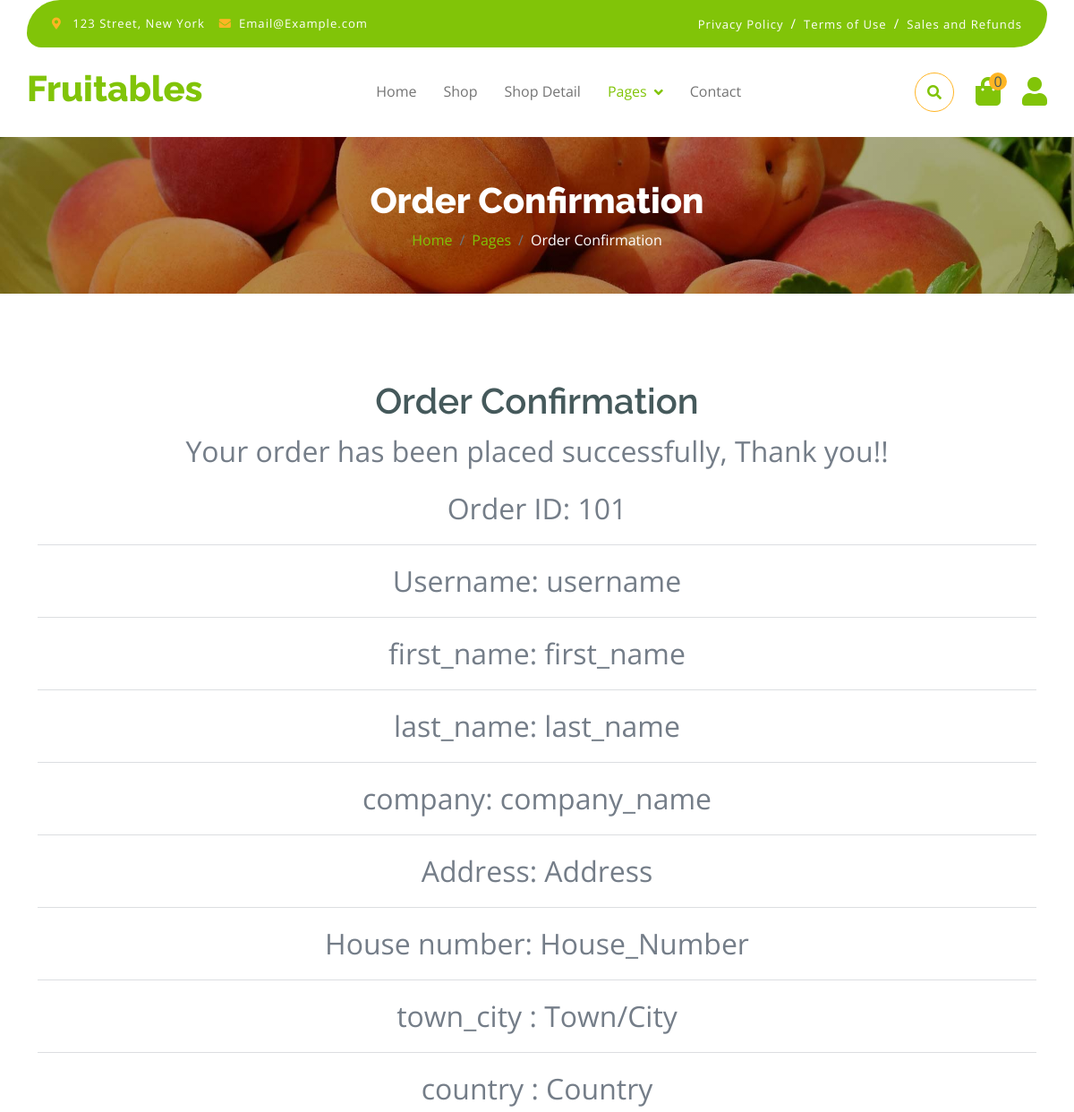
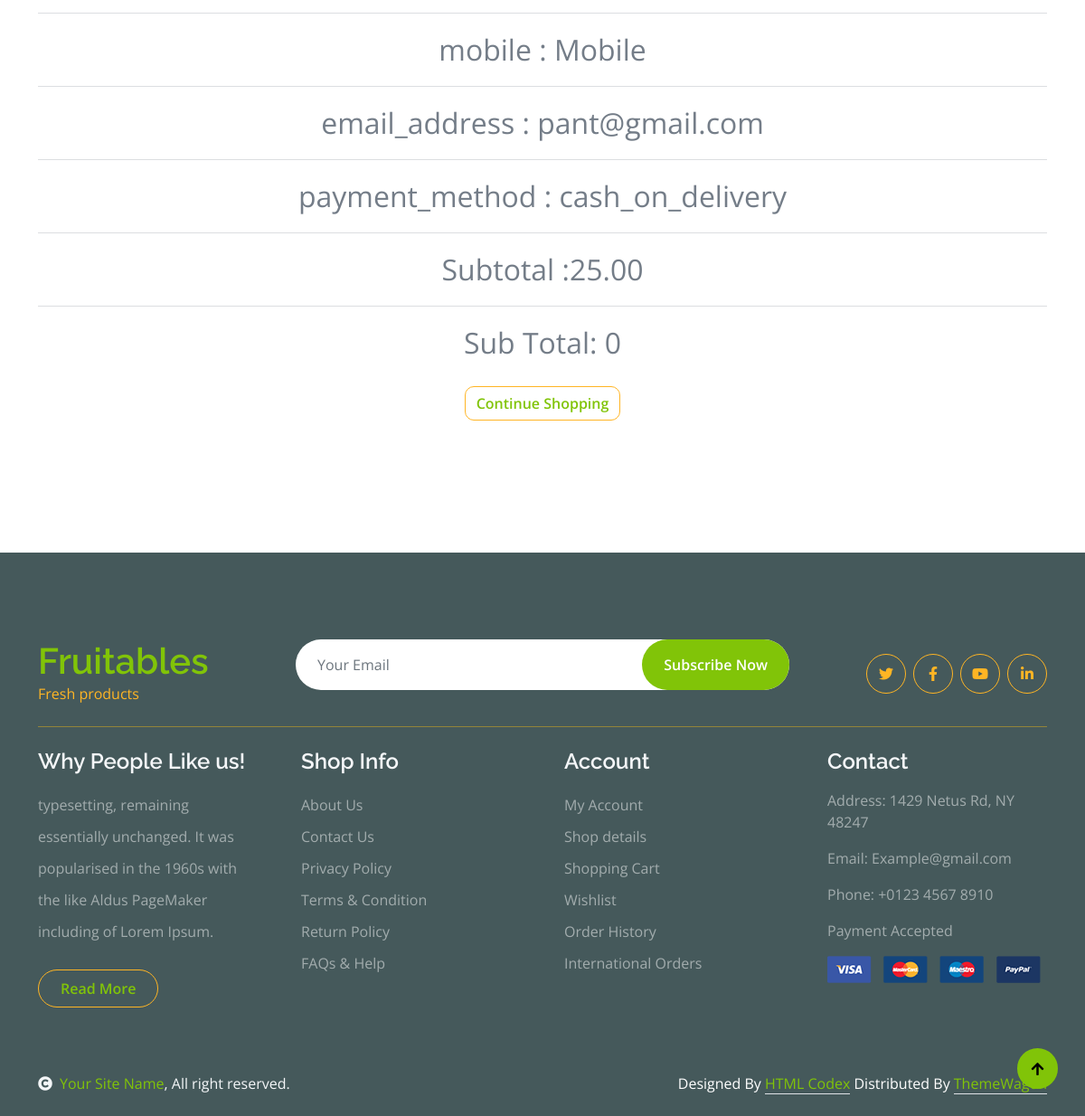
/order-id/101/, run on the app's committed database (2 pictures, top to bottom).
### Products/models.py (models this page shows, shortened)
class Order(models.Model):
    username = models.CharField(max_length=50, default='username')
    first_name = models.CharField(max_length=50, default='first_name')
    last_name = models.CharField(max_length=50, default='last_name')
    company_name = models.CharField(max_length=100, default='company_name')
    address = models.TextField(default='Address')
    house_number_street_name = models.CharField(max_length=100, default='House_Number')
    town_city = models.CharField(max_length=50, default='Town/City')
    country = models.CharField(max_length=50, default='Country')
    postcode_zip = models.CharField(max_length=20, default='POstcode')
    mobile = models.CharField(max_length=20, default='Mobile')
    email_address = models.EmailField(default='Email')
    total_price = models.DecimalField(max_digits=10, decimal_places=2, default='Total_Price')
    payment_method = models.CharField(max_length=200, default='Card')
    created = models.DateTimeField(default=timezone.now)
    updated = models.DateTimeField(default=timezone.now)
    create_account = models.BooleanField(default=True)
    def get_total_cost(self):
        return sum(item.get_cost() for item in self.items.all())

class OrderItem(models.Model):
     order = models.ForeignKey(Order, related_name='items', on_delete=models.CASCADE, default='Order')
     product = models.ForeignKey(Product, related_name='order_items', on_delete=models.CASCADE, default='Product')
     quantity = models.PositiveIntegerField(default='Quantity')
     price = models.DecimalField(max_digits=10, decimal_places=2, default='Price')
     total_price = models.DecimalField(max_digits=10, decimal_places=2, null=True)
     def get_cost(self):
            return self.price * self.quantity

### Products/views.py (the view)
# urls.py: path('order-id/<int:order_id>/', views.order_confirmation, name='order_confirmation'),
def order_confirmation(request, order_id):
    order = get_object_or_404(Order, id=order_id)
    cart = Cart(request)
    product_count = cart.get_product_count()
    messages.success(request, "Your order has been placed successfully, Thank you!!")
    return render(request, 'order_confirmation.html',{'order': order, 'cart':cart, 'product_count':product_count})

### Products/cart.py (called while the page is built)
    def get_total_price(self):
        return sum(Decimal(item['price']) * item['quantity'] for item in self.cart.values())

    def get_product_count(self):
        return len(self.cart)

    def __len__(self):
        return sum(item['quantity'] for item in self.cart.values())

### Products/templates/order_confirmation.html (shortened to what this page needs)
{% load static %}
<!DOCTYPE html>
<html lang="en">
    <head>
        <link rel="stylesheet" href="https://use.fontawesome.com/releases/v5.15.4/css/all.css"/>
        <link href="https://cdn.jsdelivr.net/npm/bootstrap-icons@1.4.1/font/bootstrap-icons.css" rel="stylesheet">
        <link href="{% static 'lib/lightbox/css/lightbox.min.css' %}" rel="stylesheet">
        <link href="{% static 'lib/owlcarousel/assets/owl.carousel.min.css' %}" rel="stylesheet">
        <link href="{% static 'css/bootstrap.min.css' %}" rel="stylesheet">
        <link href="{% static 'css/style.css' %}" rel="stylesheet">
    </head>
    <body>
        <div class="container-fluid fixed-top">
            <div class="container topbar bg-primary d-none d-lg-block">
                <div class="d-flex justify-content-between">
                    <div class="top-info ps-2">
                        <small class="me-3"><i class="fas fa-map-marker-alt me-2 text-secondary"></i> <a href="#" class="text-white">123 Street, New York</a></small>
                        <small class="me-3"><i class="fas fa-envelope me-2 text-secondary"></i><a href="#" class="text-white">Email@Example.com</a></small>
                    </div>
                    <div class="top-link pe-2">
                        <a href="#" class="text-white"><small class="text-white mx-2">Privacy Policy</small>/</a>
                        <a href="#" class="text-white"><small class="text-white mx-2">Terms of Use</small>/</a>
                        <a href="#" class="text-white"><small class="text-white ms-2">Sales and Refunds</small></a>
                    </div>
                </div>
            </div>
            <div class="container px-0">
                <nav class="navbar navbar-light bg-white navbar-expand-xl">
                    <a href="index.html" class="navbar-brand"><h1 class="text-primary display-6">Fruitables</h1></a>
                    <div class="collapse navbar-collapse bg-white" id="navbarCollapse">
                        <div class="navbar-nav mx-auto">
                            <a href="/" class="nav-item nav-link">Home</a>
                            <a href="shop.html" class="nav-item nav-link">Shop</a>
                            <a href="shop-detail.html" class="nav-item nav-link">Shop Detail</a>
                            <div class="nav-item dropdown">
                                <a href="#" class="nav-link dropdown-toggle active" data-bs-toggle="dropdown">Pages</a>
                            </div>
                            <a href="contact.html" class="nav-item nav-link">Contact</a>
                        </div>
                        <div class="d-flex m-3 me-0">
                            <button class="btn-search btn border border-secondary btn-md-square rounded-circle bg-white me-4" data-bs-toggle="modal" data-bs-target="#searchModal"><i class="fas fa-search text-primary"></i></button>
                            <a href="{% url 'cart' %}" class="position-relative me-4 my-auto">
                                <i class="fa fa-shopping-bag fa-2x"></i>
                                <span class="position-absolute bg-secondary rounded-circle d-flex align-items-center justify-content-center text-dark px-1" style="top: -5px; left: 15px; height: 20px; min-width: 20px;">{{product_count}}</span>
                            </a>
                            <a href="#" class="my-auto">
                                <i class="fas fa-user fa-2x"></i>
                            </a>
                        </div>
                    </div>
                </nav>
            </div>
        </div>
        <div class="container-fluid page-header py-5">
            <h1 class="text-center text-white display-6">Order Confirmation</h1>
            <ol class="breadcrumb justify-content-center mb-0">
                <li class="breadcrumb-item"><a href="#">Home</a></li>
                <li class="breadcrumb-item"><a href="#">Pages</a></li>
                <li class="breadcrumb-item active text-white">Order Confirmation</li>
            </ol>
        </div>
        <div class="container-fluid testimonial py-5">
            <div class="container py-5">
<fieldset style="text-align: center; font-size:2rem;">
    <h1>Order Confirmation</h1>
    {% for message in messages %}
    <p>{{message}}</p>
    {% endfor %}
    <p>Order ID: {{ order.id }}</p>
    <hr>
    <p>Username: {{order.username}}</p>
    <hr>
    <p>first_name: {{ order.first_name }}</p>
    <hr>
    <p>last_name: {{ order.last_name }}</p>
    <hr>
    <p>company: {{ order.company_name }}</p>
    <hr>
    <p>Address: {{ order.address }}</p>
    <hr>
    <p>House number: {{ order.house_number_street_name }}</p>
    <hr>
    <p>town_city : {{ order.town_city  }}</p>
    <hr>
    <p>country : {{ order.country  }}</p>
    <hr>
    <p>mobile  : {{ order.mobile   }}</p>
    <hr>
    <p>email_address : {{ order.email_address  }}</p>
    <hr>
    <p> payment_method  : {{ order.payment_method   }}</p>
    <hr>
    <p>Subtotal :{{order.get_total_cost}}</p>
    <hr>
<p>Sub Total: {{cart.get_total_price}}</p>
<button type="submit" class="btn border-secondary">
    <a href="{% url 'index' %}">Continue Shopping</a>
</button>
</fieldset>
            </div>
        </div>
        <div class="container-fluid bg-dark text-white-50 footer pt-5 mt-5">
            <div class="container py-5">
                <div class="pb-4 mb-4" style="border-bottom: 1px solid rgba(226, 175, 24, 0.5) ;">
                    <div class="row g-4">
                        <div class="col-lg-3">
                            <a href="#">
                                <h1 class="text-primary mb-0">Fruitables</h1>
                                <p class="text-secondary mb-0">Fresh products</p>
                            </a>
                        </div>
                        <div class="col-lg-6">
                            <div class="position-relative mx-auto">
                                <input class="form-control border-0 w-100 py-3 px-4 rounded-pill" type="number" placeholder="Your Email">
                                <button type="submit" class="btn btn-primary border-0 border-secondary py-3 px-4 position-absolute rounded-pill text-white" style="top: 0; right: 0;">Subscribe Now</button>
                            </div>
                        </div>
                        <div class="col-lg-3">
                            <div class="d-flex justify-content-end pt-3">
                                <a class="btn  btn-outline-secondary me-2 btn-md-square rounded-circle" href=""><i class="fab fa-twitter"></i></a>
                                <a class="btn btn-outline-secondary me-2 btn-md-square rounded-circle" href=""><i class="fab fa-facebook-f"></i></a>
                                <a class="btn btn-outline-secondary me-2 btn-md-square rounded-circle" href=""><i class="fab fa-youtube"></i></a>
                                <a class="btn btn-outline-secondary btn-md-square rounded-circle" href=""><i class="fab fa-linkedin-in"></i></a>
                            </div>
                        </div>
                    </div>
                </div>
                <div class="row g-5">
                    <div class="col-lg-3 col-md-6">
                        <div class="footer-item">
                            <h4 class="text-light mb-3">Why People Like us!</h4>
                            <p class="mb-4">typesetting, remaining essentially unchanged. It was
                                popularised in the 1960s with the like Aldus PageMaker including of Lorem Ipsum.</p>
                            <a href="" class="btn border-secondary py-2 px-4 rounded-pill text-primary">Read More</a>
                        </div>
                    </div>
                    <div class="col-lg-3 col-md-6">
                        <div class="d-flex flex-column text-start footer-item">
                            <h4 class="text-light mb-3">Shop Info</h4>
                            <a class="btn-link" href="">About Us</a>
                            <a class="btn-link" href="">Contact Us</a>
                            <a class="btn-link" href="">Privacy Policy</a>
                            <a class="btn-link" href="">Terms & Condition</a>
                            <a class="btn-link" href="">Return Policy</a>
                            <a class="btn-link" href="">FAQs & Help</a>
                        </div>
                    </div>
                    <div class="col-lg-3 col-md-6">
                        <div class="d-flex flex-column text-start footer-item">
                            <h4 class="text-light mb-3">Account</h4>
                            <a class="btn-link" href="">My Account</a>
                            <a class="btn-link" href="">Shop details</a>
                            <a class="btn-link" href="">Shopping Cart</a>
                            <a class="btn-link" href="">Wishlist</a>
                            <a class="btn-link" href="">Order History</a>
                            <a class="btn-link" href="">International Orders</a>
                        </div>
                    </div>
                    <div class="col-lg-3 col-md-6">
                        <div class="footer-item">
                            <h4 class="text-light mb-3">Contact</h4>
                            <p>Address: 1429 Netus Rd, NY 48247</p>
                            <p>Email: Example@gmail.com</p>
                            <p>Phone: +0123 4567 8910</p>
                            <p>Payment Accepted</p>
                            <img src="img/payment.png" class="img-fluid" alt="">
                        </div>
                    </div>
                </div>
            </div>
        </div>
        <div class="container-fluid copyright bg-dark py-4">
            <div class="container">
                <div class="row">
                    <div class="col-md-6 text-center text-md-start mb-3 mb-md-0">
                        <span class="text-light"><a href="#"><i class="fas fa-copyright text-light me-2"></i>Your Site Name</a>, All right reserved.</span>
                    </div>
                    <div class="col-md-6 my-auto text-center text-md-end text-white">
                        Designed By <a class="border-bottom" href="https://htmlcodex.com">HTML Codex</a> Distributed By <a class="border-bottom" href="https://themewagon.com">ThemeWagon</a>
                    </div>
                </div>
            </div>
        </div>
        <a href="#" class="btn btn-primary border-3 border-primary rounded-circle back-to-top"><i class="fa fa-arrow-up"></i></a>
    </body>
</html>

### Products/static/css/style.css (style rules this page uses)
.back-to-top { position: fixed; right: 30px; bottom: 30px; display: flex; width: 45px; height: 45px; align-items: center; justify-content: center; transition: 0.5s; z-index: 99; }
.btn { font-weight: 600; transition: .5s; }
.btn-md-square { width: 44px; height: 44px; }
.btn-square, .btn-sm-square, .btn-md-square, .btn-lg-square { padding: 0; display: flex; align-items: center; justify-content: center; font-weight: normal; }
.btn.border-secondary { transition: 0.5s; }
.fixed-top { transition: 0.5s; background: var(--bs-white); border: 0; }
.topbar { padding: 20px; border-radius: 230px 100px; }
.topbar .top-info { font-size: 15px; line-height: 0; letter-spacing: 1px; display: flex; align-items: center; }
.topbar .top-link { font-size: 15px; line-height: 0; letter-spacing: 1px; display: flex; align-items: center; }
.topbar .top-link a { letter-spacing: 1px; }
.navbar .navbar-nav .nav-link { padding: 10px 15px; font-size: 16px; transition: .5s; }
.navbar { height: 100px; border-bottom: 1px solid rgba(255, 255, 255, .1); }
.navbar .navbar-nav .nav-link:hover, .navbar .navbar-nav .nav-link.active, .fixed-top.bg-white .navbar .navbar-nav .nav-link:hover, .fixed-top.bg-white .navbar .navbar-nav .nav-link.active { color: var(--bs-primary); }
.navbar .dropdown-toggle::after { border: none; content: "\f107"; font-family: "Font Awesome 5 Free"; font-weight: 700; vertical-align: middle; margin-left: 8px; }
.page-header { position: relative; background: linear-gradient(rgba(0, 0, 0, 0.3), rgba(0, 0, 0, 0.3)), url(../img/cart-page-header-img.jpg); background-position: center center; background-repeat: no-repeat; background-size: cover; }
@media (min-width: 992px) { .hero-header, .page-header { margin-top: 152px !important; } }
.footer .footer-item .btn-link { line-height: 35px; color: rgba(255, 255, 255, .5); transition: 0.5s; }
.footer .footer-item p.mb-4 { line-height: 35px; }

### data on the page
Order: id "101", username "username", first_name "first_name", last_name "last_name", company_name "company_name", address "Address", house_number_street_name "House_Number", town_city "Town/City", country "Country", mobile "Mobile", email_address "pant@gmail.com", payment_method "cash_on_delivery", get_total_cost "25.00"

### other printed values
{{ product_count }} "0"
{{ message }} "Your order has been placed successfully, Thank you!!"
{{ cart.get_total_price }} "0"
